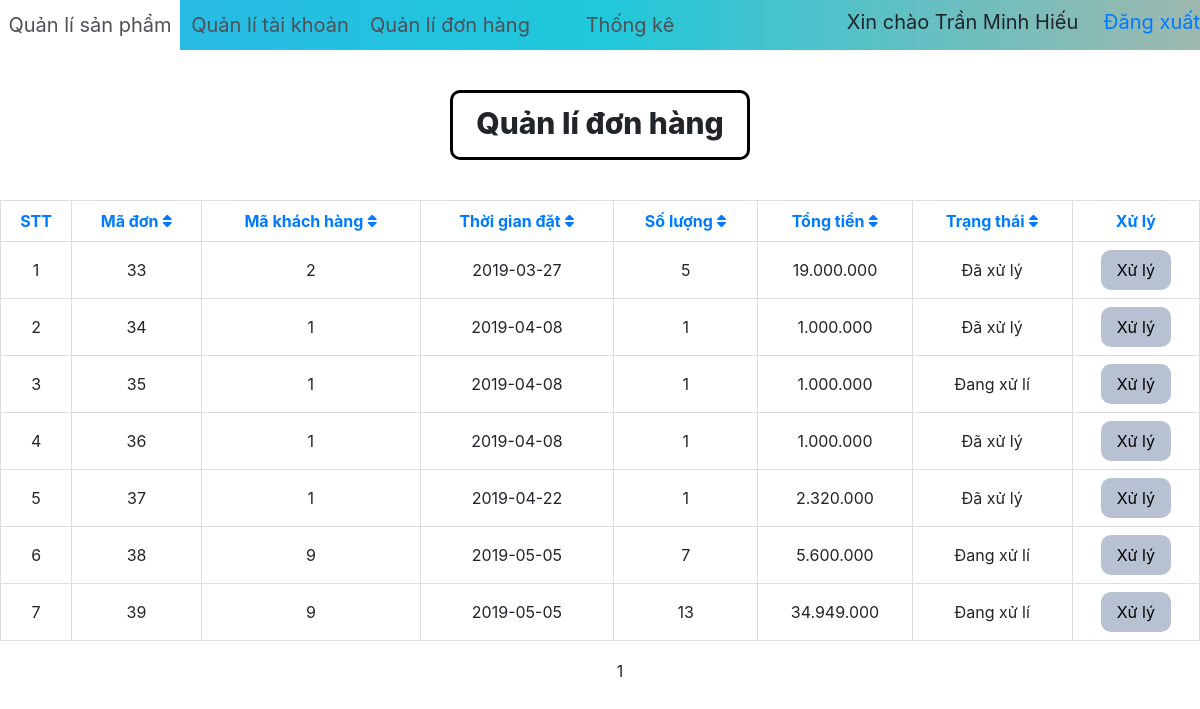
The app's page /wep/admin/quanlydonhang.php (signed in) with its own data.
### tables this page shows
CREATE TABLE `donhang` (
  `MA_DON` int(11) NOT NULL,
  `MA_KHACH_HANG` int(13) NOT NULL,
  `THOI_GIAN` date NOT NULL,
  `TRANG_THAI` varchar(25) NOT NULL,
  `DIA_CHI` varchar(400) NOT NULL
);

### wep/admin/quanlydonhang.php (the view, shortened to what this page needs)
<?php
$ho_ten = (isset($_SESSION['tendangnhap']) == 'true') ? $_SESSION['tendangnhap'] : "";
?>
<!DOCTYPE html>
<html>
<head>
    <link rel="stylesheet" href="https://maxcdn.bootstrapcdn.com/bootstrap/4.0.0/css/bootstrap.min.css">
    <link rel="stylesheet" type="text/css" href="main_style.css">
    <link rel="stylesheet" href="https://use.fontawesome.com/releases/v5.8.1/css/solid.css">
    <link rel="stylesheet" href="https://use.fontawesome.com/releases/v5.8.1/css/fontawesome.css">
</head>
<?php
     $page = (isset($_GET['pg']) == true) ? $_GET['pg'] : 0;
     $conn = create_connect();
     $sapxep_muc = isset( $_GET['muc_sapxep'] ) ? $_GET['muc_sapxep'] : 'MA_DON' ;
     $loai = isset( $_GET['loai'] ) ? $_GET['loai'] : 'ASC';
     $link_loai = "";
     if($loai == "ASC") {
        $link_loai = "DESC";
     }
     else{
        $link_loai  = "ASC";
     }
     $sql = "SELECT dh.MA_DON,dh.MA_KHACH_HANG,dh.THOI_GIAN,dh.TRANG_THAI,SUM(SO_LUONG) TONG_SO_LUONG,SUM(TONG_TIEN) TONG_TIEN FROM donhang dh,chitietdonhang ct WHERE dh.MA_DON=ct.MA_DON GROUP BY dh.MA_DON ORDER BY ".$sapxep_muc." ".$loai." LIMIT ".$page.",15";
     $sql_soluong = "SELECT COUNT(MA_DON) as SO_LUONG FROM donhang";
     $result_soluong = $conn->query($sql_soluong);
     $row_soluong = $result_soluong->fetch_assoc();
     $so_luong_int = $row_soluong['SO_LUONG'];
     $result = $conn->query($sql);
     ?>
<body>
    <div class="menu_qldh">
        <a href="index.php">Quản lí sản phẩm</a>
        <a href="quanlytaikhoan.php">Quản lí tài khoản</a>
        <a href="quanlydonhang.php">Quản lí đơn hàng</a>
        <a href="thongke.php">Thống kê</a>
        <div style="text-align: right;">Xin chào <?php echo $ho_ten; ?> <a style="text-decoration: none; line-height: 45px;" href="dangxuat.php">&emsp;Đăng xuất</a></div>
    </div>
    <div class="tieude">Quản lí đơn hàng</div>
    <table>
        <tr>
            <th><a href=#>STT</a></th>
            <th><a href=<?php echo '"quanlydonhang.php?muc_sapxep=MA_DON&loai='.$link_loai.'"'; ?>>Mã đơn <i class="fas fa-sort"></i></a></th>
            <th><a href=<?php echo '"quanlydonhang.php?muc_sapxep=MA_KHACH_HANG&loai='.$link_loai.'"'; ?>>Mã khách hàng <i class="fas fa-sort"></i></a></th>
            <th><a href=<?php echo '"quanlydonhang.php?muc_sapxep=THOI_GIAN&loai='.$link_loai.'"'; ?>>Thời gian đặt <i class="fas fa-sort"></i></a></th>
            <th><a href=<?php echo '"quanlydonhang.php?muc_sapxep=TONG_SO_LUONG&loai='.$link_loai.'"'; ?>>Số lượng <i class="fas fa-sort"></i></a></th>
            <th><a href=<?php echo '"quanlydonhang.php?muc_sapxep=TONG_TIEN&loai='.$link_loai.'"'; ?>>Tổng tiền <i class="fas fa-sort"></i></a></th>
            <th><a href=<?php echo '"quanlydonhang.php?muc_sapxep=TRANG_THAI&loai='.$link_loai.'"'; ?>>Trạng thái <i class="fas fa-sort"></i></a></th>
            <th><a href=#>Xử lý</a></th>
        </tr>
        <?php
            $i = 0;
            while ($row = $result->fetch_assoc()) {
                echo '<tr>
                        <td>'.++$i.'</td>
                        <td>'.$row["MA_DON"].'</td>
                        <td>'.$row["MA_KHACH_HANG"].'</td>
                        <td>'.$row["THOI_GIAN"].'</td>
                        <td>'.$row["TONG_SO_LUONG"].'</td>
                        <td>'.str_replace(",",".",number_format($row['TONG_TIEN'])).'</td>
                        <td>'.$row["TRANG_THAI"].'
                        <td><button class="btn-xuly" onclick="xacnhan(\'xuly_donhang.php?madonhang='.$row['MA_DON'].'\')">Xử lý</button></td>
                    </tr>';
            }
        ?>
    </table>
    <?php
    $sotrang = ceil($so_luong_int/15);
                       echo '</div>
                            <div class="row">
                            <div class="col">
                                <div class="page_nav_1">
                                    <ul class="d-flex flex-row align-items-start justify-content-center">';
                                        for($i = 0; $i < $sotrang ; $i++){
                                            $vitri = ($i * 15);
                                            if($page == $vitri){
                                                echo '<a class="active">'.($i+1).'</a>';
                                            }
                                            else{
                                                echo '<a id="so-trang" href="index.php?pg='.$vitri.'">'.($i+1). '</a></li>';
                                            }
                                        }
                                    echo '</ul>
                                </div>
                            </div>
                        </div>
                         </div>
                    </div>';
                    ?>
</body>
</html>

### wep/admin/main_style.css (style rules this page uses)
td { border: 1px solid #ddd; padding: 8px; text-align: center; }
th { border: 1px solid #ddd; padding: 8px; text-align: center; }
table { width: 100%; }
.tieude { width: 280px; margin: 40px auto; font-weight: 800; font-size: 30px; }
ul { list-style: none; }

### wep/admin/quanlydonhang.php (style rules this page uses)
div.menu_qldh { font-size: 20px; width: 100%; height: 50px; top: 0; background: linear-gradient(to left, #9fb8ad, #1fc8db, #2cb5e8); }
div.menu_qldh>a { float: left; list-style: none; width: 180px; text-align: center; height: 50px; line-height: 50px; background: none; border: 0; text-decoration: none; color: #4e5156; }
.btn-xuly { border-radius: 10px; width: 70px; height: 40px; background: #b8c1d1; border: 0; }
div.tieude { border: 3px solid black; border-radius: 10px; width: 300px; height: 70px; line-height: 60px; text-align: center; font-size: 30px; }
a#so-trang, a.active { margin: 10px 0; width: 40px; height: 40px; text-align: center; align-items: center; line-height: 40px; }

### records on screen
donhang: MA_DON "33", MA_KHACH_HANG "2", THOI_GIAN "2019-03-27", TONG_SO_LUONG "5", TONG_TIEN "19.000.000", TRANG_THAI "Đã xử lý"
donhang: MA_DON "34", MA_KHACH_HANG "1", THOI_GIAN "2019-04-08", TONG_SO_LUONG "1", TONG_TIEN "1.000.000", TRANG_THAI "Đã xử lý"
donhang: MA_DON "35", MA_KHACH_HANG "1", THOI_GIAN "2019-04-08", TONG_SO_LUONG "1", TONG_TIEN "1.000.000", TRANG_THAI "Đang xử lí"
donhang: MA_DON "36", MA_KHACH_HANG "1", THOI_GIAN "2019-04-08", TONG_SO_LUONG "1", TONG_TIEN "1.000.000", TRANG_THAI "Đã xử lý"
donhang: MA_DON "37", MA_KHACH_HANG "1", THOI_GIAN "2019-04-22", TONG_SO_LUONG "1", TONG_TIEN "2.320.000", TRANG_THAI "Đã xử lý"
donhang: MA_DON "38", MA_KHACH_HANG "9", THOI_GIAN "2019-05-05", TONG_SO_LUONG "7", TONG_TIEN "5.600.000", TRANG_THAI "Đang xử lí"
donhang: MA_DON "39", MA_KHACH_HANG "9", THOI_GIAN "2019-05-05", TONG_SO_LUONG "13", TONG_TIEN "34.949.000", TRANG_THAI "Đang xử lí"

### other values on screen
$ho_ten "Trần Minh Hiếu"
